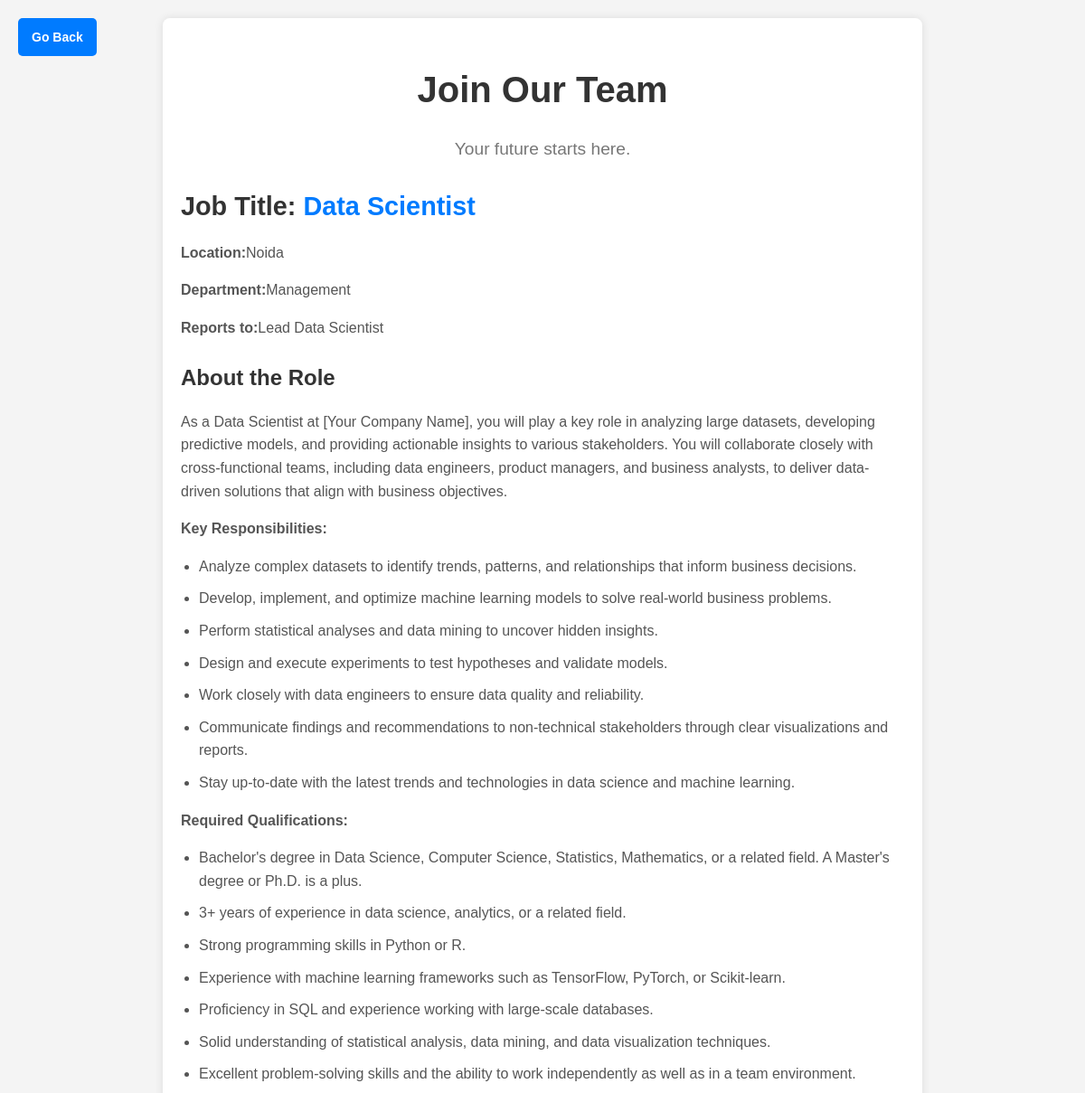
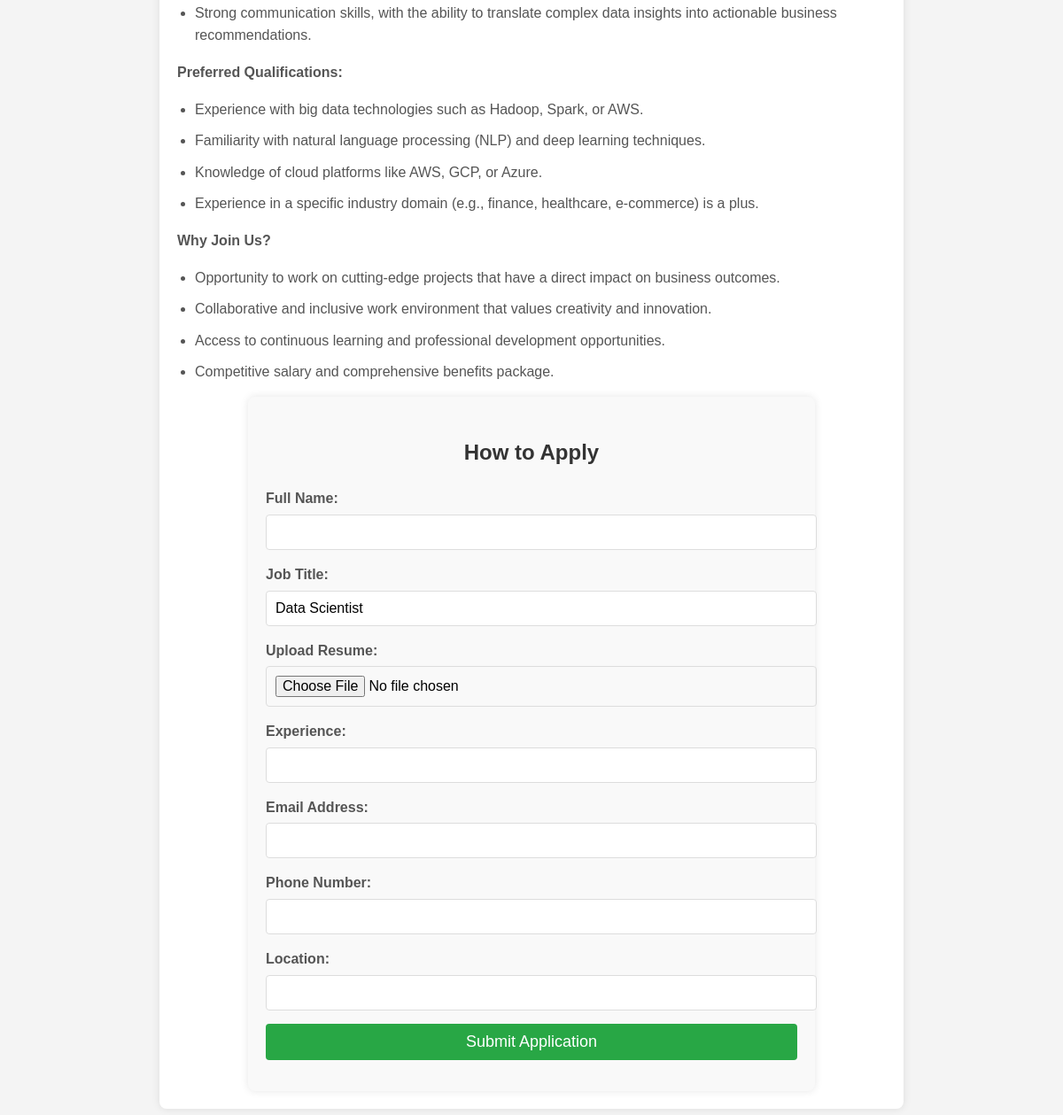
Screenshot of /career.html/1/ with the database file from the repository (2 pictures, top to bottom).
### core/models.py (models this page shows)
class Joblisting(models.Model):
      jobtitle = models.TextField()
      jobimage = models.ImageField(upload_to="joblisting_images")
      jobdescription = RichTextField()
      openpositions = models.IntegerField()
      location = models.TextField(default="Noida")
      department = models.TextField(default="Management")
      reports_to = models.TextField(default="")

### core/views.py (the view, shortened to what this page needs)
# urls.py: path('career.html/<int:id>/', job_details, name="job_details"),
def job_details(request, id ):
    job = get_object_or_404(Joblisting, id=id)
    return render(request, 'apply2.html', {'job': job})

### core/templates/apply2.html (shortened to what this page needs)
<!DOCTYPE html>
<html lang="en">
<head>
    {% load static %}
    <link rel="stylesheet" href="{% static 'css/jd.css' %}">
</head>
<body>
    <a href="{% url 'career' %}" class="go-back-button">Go Back</a>
    <div class="job-description-container">
        <header class="header">
            <h1>Join Our Team</h1>
            <p>Your future starts here.</p>
        </header>
        <section class="job-details">
            <h2>Job Title: <span>{{job.jobtitle}}</span></h2>
            <p><strong>Location:</strong>{{job.location}}</p>
            <p><strong>Department:</strong>{{job.department}}</p>
            <p><strong>Reports to:</strong>{{job.reports_to}}</p>
        </section>
        <section class="about-role">
            <h3>About the Role</h3>
            {{job.jobdescription|safe}}
        </section>
        <section class="job-application">
            <h3>How to Apply</h3>
            <form method="POST" enctype="multipart/form-data">
                <div class="form-group">
                    <label for="name">Full Name:</label>
                    <input type="text" id="name" name="name" required>
                </div>
                <div class="form-group">
                    <label for="jobrole">Job Title:</label>
                    <input type="text" id="jobrole" name="jobrole" value="{{job.jobtitle}}" readonly required>
                </div>
                <div class="form-group">
                    <label for="resume">Upload Resume:</label>
                    <input type="file" id="resume" name="resume" accept=".pdf,.doc,.docx" required>
                </div>
                <div class="form-group">
                    <label for="experience">Experience:</label>
                    <input type="text" id="experience" name="experience" required>
                </div>
                <div class="form-group">
                    <label for="email">Email Address:</label>
                    <input type="email" id="email" name="email" required>
                </div>
                <div class="form-group">
                    <label for="phone">Phone Number:</label>
                    <input type="tel" id="phone" name="phone" pattern="[0-9]{10}" required>
                </div>
                <div class="form-group">
                    <label for="location">Location:</label>
                    <input type="text" id="location" name="location" required>
                </div>
                <div class="form-group">
                    <button type="submit">Submit Application</button>
                </div>
            </form>
        </section>
    </div>
</body>
</html>

### core/static/css/jd.css (style rules this page uses)
body { font-family: Arial, sans-serif; line-height: 1.6; background-color: #f4f4f4; margin: 0; padding: 0; }
.go-back-button { position: absolute; top: 20px; left: 20px; padding: 10px 15px; background-color: #007bff; color: white; text-decoration: none; border-radius: 5px; font-size: 14px; font-weight: bold; }
.job-description-container { max-width: 800px; margin: 20px auto; background: #fff; padding: 20px; border-radius: 8px; box-shadow: 0 0 10px rgba(0, 0, 0, 0.1); }
.header { text-align: center; margin-bottom: 20px; }
.header h1 { font-size: 2.5em; margin-bottom: 10px; color: #333; }
.header p { font-size: 1.2em; color: #777; }
.job-details { margin-bottom: 20px; }
.job-details h2 { font-size: 1.8em; color: #333; margin-bottom: 10px; }
.job-details span { color: #007bff; }
.job-details p { font-size: 1em; color: #555; }
section h3 { font-size: 1.5em; color: #333; margin-bottom: 15px; }
section p, section ul { font-size: 1em; color: #555; margin-bottom: 15px; }
section ul { list-style-type: disc; padding-left: 20px; }
section ul li { margin-bottom: 10px; }
a { color: #007bff; text-decoration: none; }
.job-application { max-width: 600px; margin: 0 auto; padding: 20px; background-color: #f9f9f9; border-radius: 8px; box-shadow: 0 0 10px rgba(0, 0, 0, 0.1); }
.job-application h3 { text-align: center; margin-bottom: 20px; color: #333; }
.form-group { margin-bottom: 15px; }
.form-group label { display: block; font-weight: bold; margin-bottom: 5px; color: #555; }
.form-group input[type="text"], .form-group input[type="email"], .form-group input[type="tel"], .form-group input[type="file"] { width: 100%; padding: 10px; font-size: 16px; border: 1px solid #ddd; border-radius: 4px; }
.form-group button { width: 100%; padding: 10px; background-color: #28a745; color: white; border: none; border-radius: 4px; font-size: 18px; cursor: pointer; }

### rows the page displays
Joblisting: jobtitle "Data Scientist", location "Noida", department "Management", reports_to "Lead Data Scientist", jobdescription "As a Data Scientist at [Your Company Name], you will play a key role in analyzing large datasets, developing predictive models, and providing actionable insights to various stakeholders. You will collaborate closely with cross-functional teams, including data engineers, product managers, and business analysts, to deliver data-driven solutions that align with business objectives. Key Responsibilities: Analyze complex datasets to identify trends, patterns, and relationships that inform business decisions. Develop, implement, and optimize machine learning models to solve real-world business problems. Perform statistical analyses and data mining to uncover hidden insights. Design and execute…", jobrole "Data Scientist"
